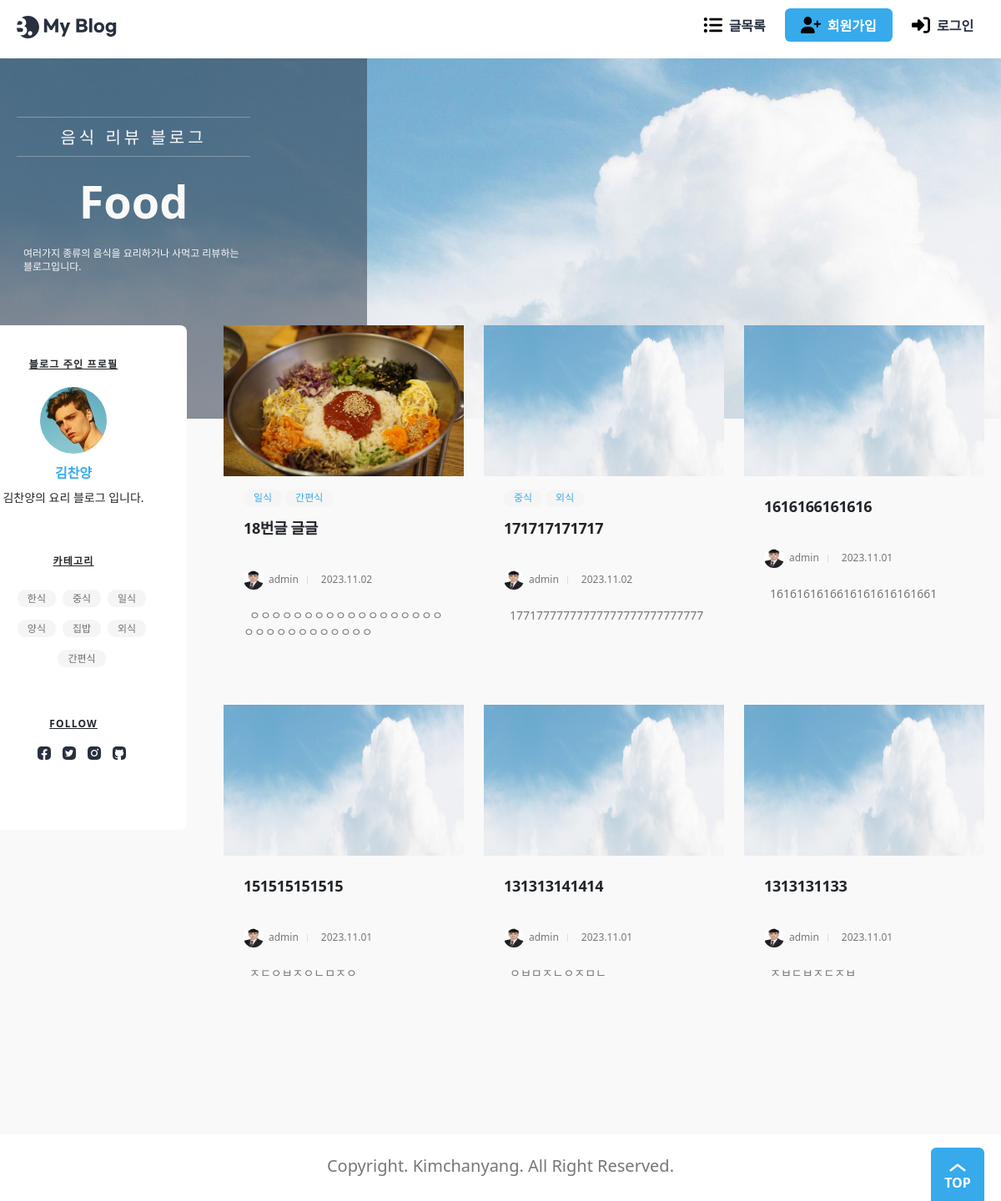
The app's page /, older data.
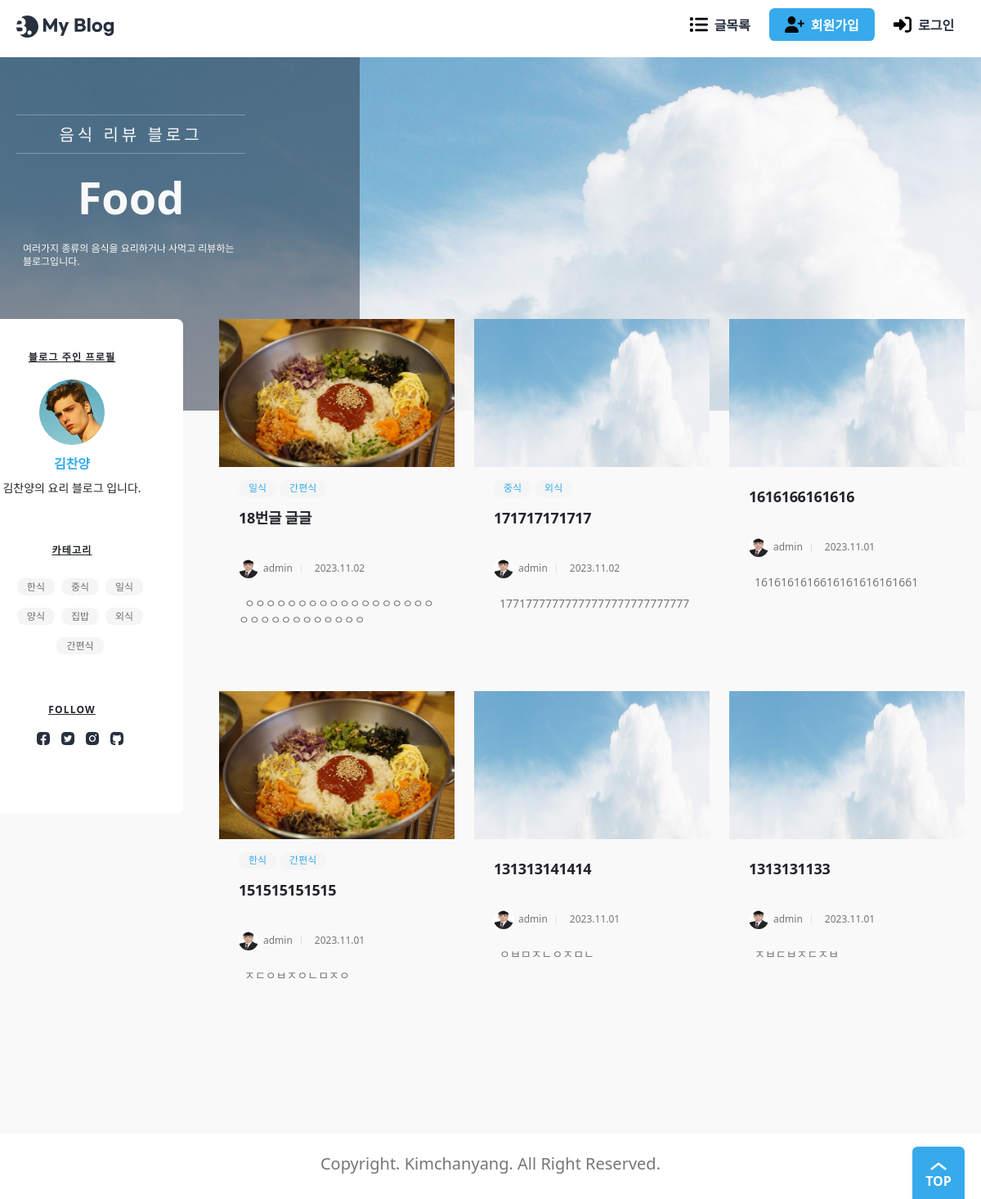
The same page, newer data.
### blog/models.py (models this page shows, shortened)
class Post(models.Model):
    title = models.CharField(_("제목"), max_length=50)
    content = models.TextField(_("내용"))
    head_image = models.ImageField(
        _("메인 이미지"), upload_to="blog/images/%Y/%m/%d/", blank=True
    )
    file_upload = models.FileField(
        _("파일"), upload_to="blog/files/%Y/%m/%d/", blank=True
    )
    created_at = models.DateTimeField(_("작성일자"), auto_now_add=True)
    updated_at = models.DateTimeField(_("수정일자"), auto_now=True)
    author = models.ForeignKey(User, on_delete=models.CASCADE, verbose_name="작성자")
    tags = models.ManyToManyField("Tag", blank=True, verbose_name="태그")
    view_count = models.PositiveIntegerField(verbose_name="조회수", default=0)
    likes_count = models.PositiveIntegerField(verbose_name="좋아요", default=0)
    class Meta:
        ordering = ["-created_at"]

class Tag(models.Model):
    name = models.CharField(max_length=50, unique=True, verbose_name="태그 이름")
    def __str__(self):
        return self.name

### accounts/models.py (models this page shows)
class User(AbstractUser):
    nickname = models.CharField(_("닉네임"), max_length=50)
    profile_img = models.ImageField(
        _("프로필 사진"), upload_to=user_directory_path, blank=True
    )
    class Meta:
        db_table = "User"

### main/views.py (the view)
class PostPick6(ListView):
    model = Post
    ordering = "-pk"
    template_name = "main/index.html"
    def get_queryset(self):
        return Post.objects.all().order_by("-pk")[:6]
    def get_context_data(self, **kwargs):
        context = super().get_context_data(**kwargs)
        context["tags"] = Tag.objects.all()
        return context

### templates/main/index.html (shortened to what this page needs)
{% extends "base.html" %}
{% block main %}
{% load static %}
<div class="banner">
    <div class="max-width">
        <div class="banner-contents">
            <p class="sub-text">음식 리뷰 블로그</p>
            <p class="main-text">Food</p>
            <p class="description">
                여러가지 종류의 음식을 요리하거나 사먹고 리뷰하는 블로그입니다.
            </p>
        </div>
    </div>
</div>
<main>
    <div class="max-width">
        <ul class="posts">
            {% for post in object_list %}
            <li>
                <article onclick='location.href="{% url "post_detail" post.id %}"'
                    style="cursor: pointer; border-radius: 5px;">
                    <img {% if post.head_image %} src="{{ post.head_image.url }}" {% else %}
                        src="{% static 'images/background.jpg' %}" {% endif %} alt=""
                        style="width: 288px;height: 181px;">
                    <div class="contents-wrap">
                        <dl class="category">
                            {% for tag in post.tags.iterator %}
                            <dd><a href="{% url 'post_search_tag' tag %}">{{tag}}</a></dd>
                            {% endfor %}
                        </dl>
                        <h3>{{post.title}}</h3>
                        <dl class="author-wrap">
                            <dd class="author"><img src="{% static './images/profile.jpg' %}" alt="">{{post.author}}
                            </dd>
                            <dd class="created">{{post.created_at|date:'Y.m.d'}}</dd>
                        </dl>
                        <p class="post-description">
                            {{post.content|truncatechars:100}}
                        </p>
                    </div>
                </article>
            </li>
            {% endfor %}
        </ul>
        <aside class="about">
            <h2>블로그 주인 프로필</h2>
            <img src="{% static './assets/profile.jpg' %}" alt="" class="user-profile">
            <p class="user-name">김찬양</p>
            <p class="user-description">김찬양의 요리 블로그 입니다.</p>
            <h3>카테고리</h3>
            <ul class="categories">
                {% for tag in tags %}
                <li><a href="{% url 'post_search_tag' tag %}">{{ tag }}</a></li>
                {% endfor %}
            </ul>
            <h3>Follow</h3>
            <ul class="sns">
                <li>
                    <a href="#">
                        <img src="{% static './assets/Facebook.svg' %}" alt="Facebook">
                    </a>
                </li>
                <li>
                    <a href="#">
                        <img src="{% static './assets/Twitter.svg' %}" alt="Twitter">
                    </a>
                </li>
                <li>
                    <a href="#">
                        <img src="{% static './assets/Instagram.svg' %}" alt="Instagram">
                    </a>
                </li>
                <li>
                    <a href="https://github.com/Kimchanyang524">
                        <img src="{% static './assets/GitHub.svg' %}" alt="GitHub">
                    </a>
                </li>
            </ul>
        </aside>
    </div>
</main>
{% endblock main %}

Row changes from the older to the newer data that the page shows:
changed Post "ㅈㄷㅇㅂㅈㅇㄴㅁㅈㅇ": head_image: picture added in place of a placeholder; gains Tag (name "한식"); gains Tag (name "간편식")
